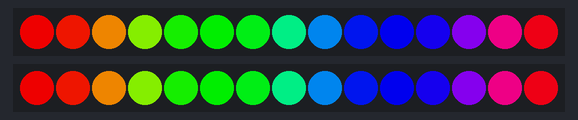
A sketch run on a simulated Arduino Uno, built with avr-gcc and run on an emulated ATmega328P. Shown: 2 × 15 RGB LEDs in strip order, left to right.

Above: at 0.04 s.
At 2.06 s:
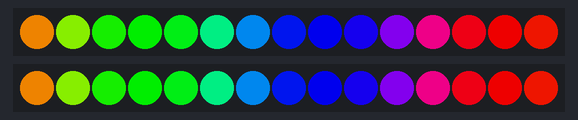
At 4.18 s:
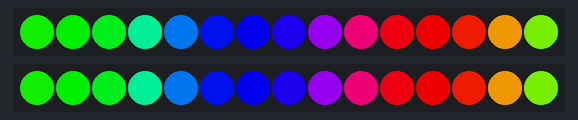
At 7.85 s:
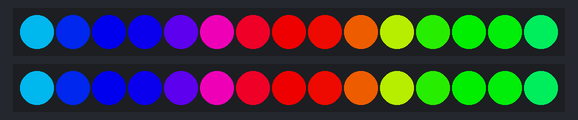
At 11.87 s:
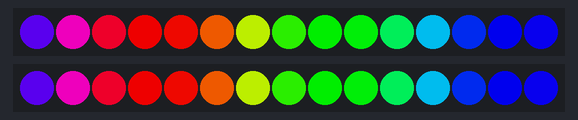
At 16.0 s:
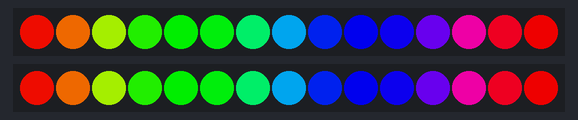

The sketch:

rainbows.ino
```cpp
#include <Adafruit_NeoPixel.h>

const int ledPin1 = 7;
const int ledPin2 = 8;
const int numLeds = 15;

Adafruit_NeoPixel strip1 = Adafruit_NeoPixel(numLeds, ledPin1, NEO_GRB + NEO_KHZ800);
Adafruit_NeoPixel strip2 = Adafruit_NeoPixel(numLeds, ledPin2, NEO_GRB + NEO_KHZ800);

void setup() {
  strip1.begin();
  strip1.setBrightness(200);
  strip2.begin();
  strip2.setBrightness(200);
}

void loop() {
  rainbow11(20);
  //rainbow12(20);

  //rainbow2(20);

  //rainbow3(20);

}

void rainbow11(int wait) {
  for (long firstPixelHue = 0; firstPixelHue < 5 * 65536; firstPixelHue += 256) {
    for (int i = 0; i < numLeds; i++) {
      int pixelHue = firstPixelHue + (i * 65536L / numLeds);
      strip1.setPixelColor(i, strip1.gamma32(strip1.ColorHSV(pixelHue)));
      strip2.setPixelColor(i, strip2.gamma32(strip2.ColorHSV(pixelHue)));
    }
    strip1.show();
    strip2.show();
    delay(wait);
  }
}
//
//void rainbow12(int wait) {
//  for (long firstPixelHue = 0; firstPixelHue < 5 * 65536; firstPixelHue += 256) {
//    for (int i = 0; i < strip2.numPixels(); i++) {
//      int pixelHue = firstPixelHue + (i * 65536L / strip2.numPixels());
//      strip2.setPixelColor(i, strip2.gamma32(strip2.ColorHSV(pixelHue)));
//    }
//    strip2.show();
//    delay(wait);
//  }
//}

//void rainbow2(uint8_t wait) {
//  uint16_t i, j;
//
//  for (j = 0; j < 256; j++) {
//    for (i = 0; i < strip1.numPixels(); i++) {
//      strip1.setPixelColor(i, Wheel((i + j) & 255));
//    }
//    strip1.show();
//    delay(wait);
//  }
//}
//
//void rainbow3(uint8_t wait) {
//  uint16_t i, j;
//
//  for (j = 0; j < 256 * 5; j++) { // 5 cycles of all colors on wheel
//    for (i = 0; i < strip1.numPixels(); i++) {
//      strip1.setPixelColor(i, Wheel(((i * 256 / strip1.numPixels()) + j) & 255));
//    }
//    strip1.show();
//    delay(wait);
//  }
//}
//
//uint32_t Wheel(byte WheelPos) {
//  WheelPos = 255 - WheelPos;
//  if (WheelPos < 85) {
//    return strip1.Color(255 - WheelPos * 3, 0, WheelPos * 3);
//  }
//  if (WheelPos < 170) {
//    WheelPos -= 85;
//    return strip1.Color(0, WheelPos * 3, 255 - WheelPos * 3);
//  }
//  WheelPos -= 170;
//  return strip1.Color(WheelPos * 3, 255 - WheelPos * 3, 0);
//}
```

Measured:
- by itself, everything shown: repeats every 15.1 s, in 256 steps
